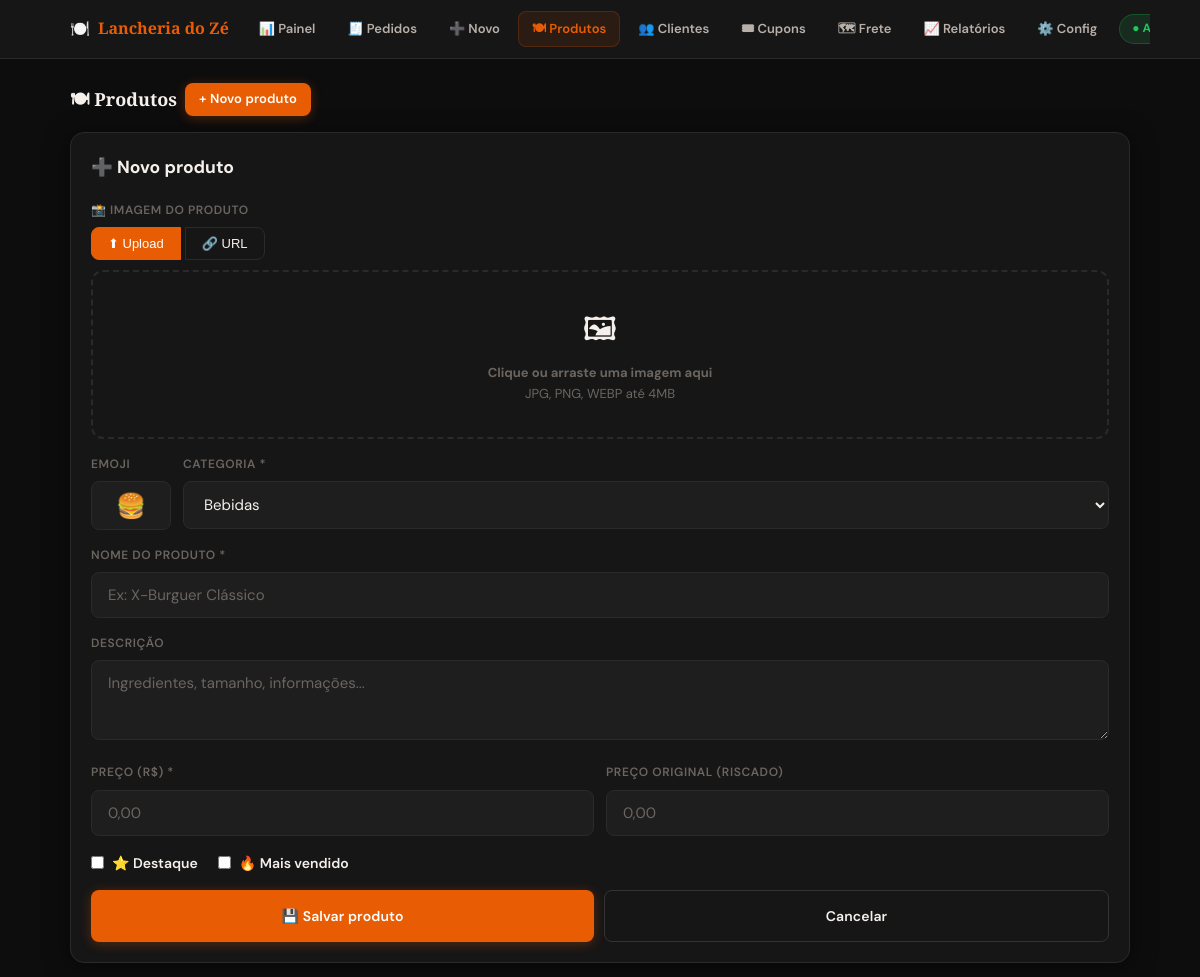
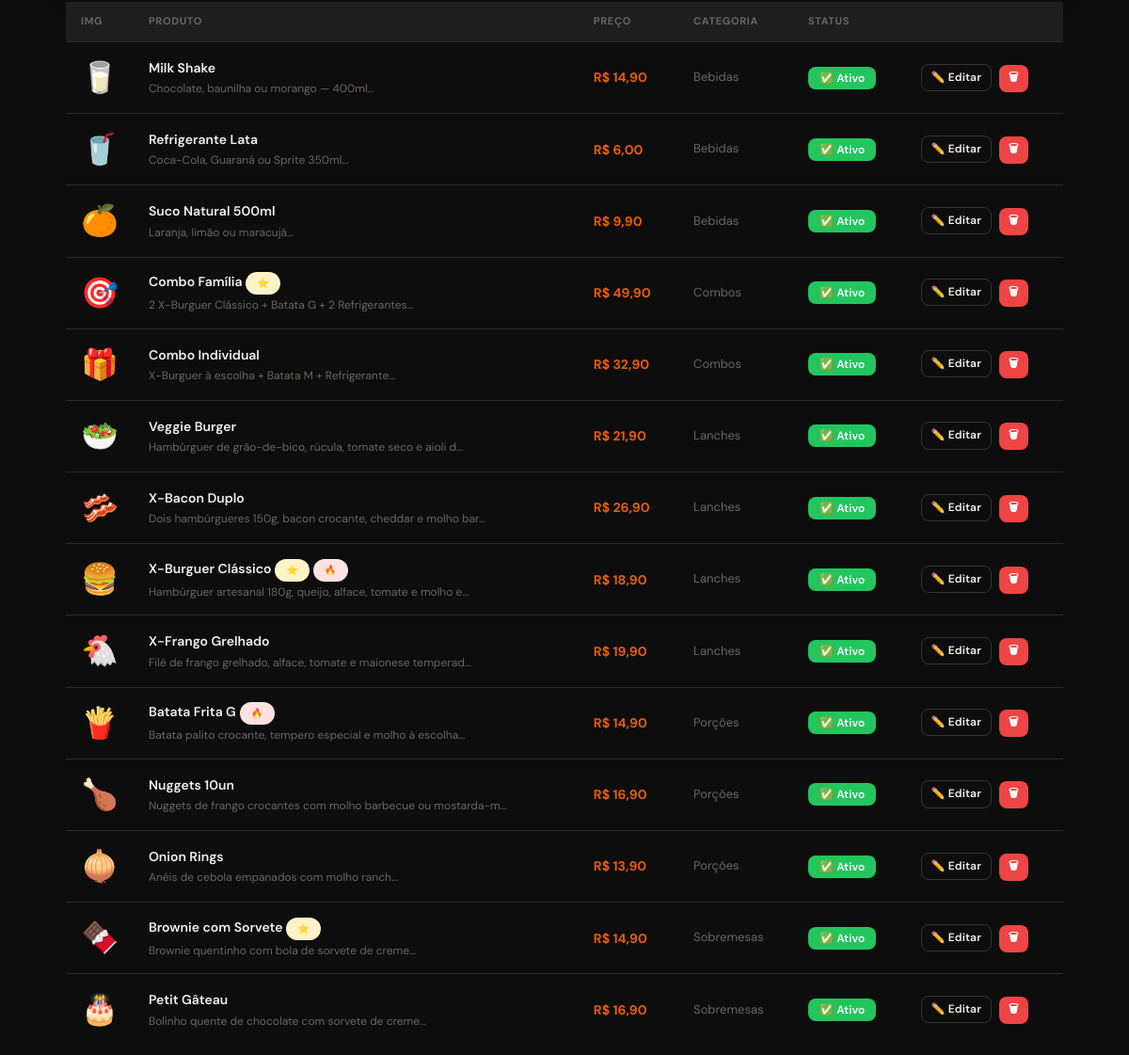
Screenshot of /admin/produtos.php?edit=0 (signed in) with the database file from the repository (2 pictures, top to bottom).
### tables this page shows
CREATE TABLE IF NOT EXISTS config (
  id INT NOT NULL DEFAULT 1, nome_restaurante VARCHAR(255) NOT NULL DEFAULT 'Lancheria do Zé',
  descricao TEXT, whatsapp VARCHAR(20) NOT NULL DEFAULT '5551999999999',
  endereco VARCHAR(255), horario VARCHAR(255),
  taxa_entrega DECIMAL(10,2) NOT NULL DEFAULT 5.00, pedido_minimo DECIMAL(10,2) NOT NULL DEFAULT 20.00,
  tempo_entrega VARCHAR(100), logo_emoji VARCHAR(10) NOT NULL DEFAULT '🍔', aberto TINYINT NOT NULL DEFAULT 1,
  pix_chave VARCHAR(255), pix_tipo ENUM('cpf','cnpj','email','telefone','aleatoria') DEFAULT 'aleatoria', pix_nome VARCHAR(255),
  promo_ativa TINYINT NOT NULL DEFAULT 0, promo_titulo VARCHAR(255) DEFAULT '🔥 Promoção relâmpago!',
  promo_desconto INT NOT NULL DEFAULT 10, promo_fim DATETIME DEFAULT NULL,
  modo_pico TINYINT NOT NULL DEFAULT 0, pico_tempo VARCHAR(100) DEFAULT '60-80 min',
  loja_slug VARCHAR(100) DEFAULT 'ze-burguer', PRIMARY KEY (id)
);

CREATE TABLE IF NOT EXISTS produtos (id INT AUTO_INCREMENT PRIMARY KEY, categoria_id INT NOT NULL, nome VARCHAR(255) NOT NULL, descricao TEXT, preco DECIMAL(10,2) NOT NULL, preco_antigo DECIMAL(10,2) DEFAULT NULL, emoji VARCHAR(10), destaque TINYINT NOT NULL DEFAULT 0, mais_vendido TINYINT NOT NULL DEFAULT 0, disponivel TINYINT NOT NULL DEFAULT 1, ordem INT NOT NULL DEFAULT 0, total_vendido INT NOT NULL DEFAULT 0, FOREIGN KEY (categoria_id) REFERENCES categorias(id));

CREATE TABLE IF NOT EXISTS categorias (id INT AUTO_INCREMENT PRIMARY KEY, nome VARCHAR(100) NOT NULL, emoji VARCHAR(10), ordem INT NOT NULL DEFAULT 0, ativo TINYINT NOT NULL DEFAULT 1);

### includes/funcoes.php (called while the page is built, shortened)
<?php
function h($s){ return htmlspecialchars((string)$s, ENT_QUOTES, 'UTF-8'); }
function formatar_dinheiro($v){ return 'R$ ' . number_format($v, 2, ',', '.'); }

### admin/produtos.php (the view, shortened to what this page needs)
<?php
require_once __DIR__ . '/../config/db.php';
require_once __DIR__ . '/../includes/funcoes.php';
$produtos = $pdo->query("SELECT p.*, c.nome AS cat_nome FROM produtos p LEFT JOIN categorias c ON c.id=p.categoria_id ORDER BY c.nome, p.nome")->fetchAll();
$categorias = $pdo->query("SELECT * FROM categorias ORDER BY nome")->fetchAll();
$editProd = null;
?>
<!DOCTYPE html>
<html lang="pt-BR" data-theme="dark">
<head>
<link rel="stylesheet" href="../assets/css/style.css">
</head>
<body>
<?php include __DIR__ . '/nav.php'; ?>
<div class="admin-wrap">
  <div class="section-title">🍽 Produtos <a href="produtos.php?edit=0" class="btn btn-primary" style="padding:6px 14px;font-size:13px">+ Novo produto</a></div>
  <?php if (isset($_GET['edit'])): ?>
  <div class="card mb-4">
    <h3 style="margin-bottom:20px"><?= $editProd ? '✏️ Editar produto' : '➕ Novo produto' ?></h3>
    <form method="POST" enctype="multipart/form-data">
      <div class="form-group">
        <label class="form-label">📸 Imagem do produto</label>
        <div style="margin-bottom:10px">
          <button type="button" class="img-tab-btn active" id="tabUpload" onclick="switchTab('upload')">⬆ Upload</button>
          <button type="button" class="img-tab-btn" id="tabUrl" onclick="switchTab('url')">🔗 URL</button>
        </div>
        <div id="areaUpload">
          <div class="img-upload-area" id="dropArea">
            <div class="icon">🖼</div>
            <p><strong>Clique ou arraste uma imagem aqui</strong><br>JPG, PNG, WEBP até 4MB</p>
          </div>
        </div>
      </div>
      <div style="display:grid;grid-template-columns:80px 1fr;gap:12px">
        <div class="form-group">
          <label class="form-label">Emoji</label>
          <input name="emoji" class="form-control" value="<?= h($editProd['emoji'] ?? '🍔') ?>" style="font-size:24px;text-align:center;padding:8px">
        </div>
        <div class="form-group">
          <label class="form-label">Categoria *</label>
          <select name="categoria_id" class="form-control">
            <?php foreach ($categorias as $c): ?>
              <option value="<?= $c['id'] ?>" <?= ($editProd && $editProd['categoria_id']==$c['id']) ? 'selected' : '' ?>><?= h($c['nome']) ?></option>
            <?php endforeach; ?>
          </select>
        </div>
      </div>
      <div class="form-group">
        <label class="form-label">Nome do produto *</label>
        <input name="nome" class="form-control" required value="<?= h($editProd['nome'] ?? '') ?>" placeholder="Ex: X-Burguer Clássico">
      </div>
      <div class="form-group">
        <label class="form-label">Descrição</label>
        <textarea name="descricao" class="form-control" rows="2" placeholder="Ingredientes, tamanho, informações..."><?= h($editProd['descricao'] ?? '') ?></textarea>
      </div>
      <div style="display:grid;grid-template-columns:1fr 1fr;gap:12px">
        <div class="form-group">
          <label class="form-label">Preço (R$) *</label>
          <input type="number" step="0.01" name="preco" class="form-control" required value="<?= $editProd['preco'] ?? '' ?>" placeholder="0,00">
        </div>
        <div class="form-group">
          <label class="form-label">Preço original (riscado)</label>
          <input type="number" step="0.01" name="preco_original" class="form-control" value="<?= $editProd['preco_original'] ?? '' ?>" placeholder="0,00">
        </div>
      </div>
      <div style="display:flex;gap:20px;margin-bottom:16px;flex-wrap:wrap">
        <label style="display:flex;align-items:center;gap:8px;cursor:pointer;font-size:14px;font-weight:600">
          <input type="checkbox" name="destaque" value="1" <?= ($editProd['destaque'] ?? 0) ? 'checked' : '' ?>> ⭐ Destaque
        </label>
        <label style="display:flex;align-items:center;gap:8px;cursor:pointer;font-size:14px;font-weight:600">
          <input type="checkbox" name="mais_vendido" value="1" <?= ($editProd['mais_vendido'] ?? 0) ? 'checked' : '' ?>> 🔥 Mais vendido
        </label>
      </div>
      <div style="display:flex;gap:10px">
        <button type="submit" class="btn btn-primary" style="flex:1;padding:14px">💾 Salvar produto</button>
        <a href="produtos.php" class="btn btn-outline" style="flex:1;padding:14px;text-align:center">Cancelar</a>
      </div>
    </form>
  </div>
  <?php endif; ?>
  <div class="pedidos-wrap">
    <table class="pedidos-table">
      <thead><tr><th style="width:60px">Img</th><th>Produto</th><th>Preço</th><th>Categoria</th><th>Status</th><th></th></tr></thead>
      <tbody>
        <?php foreach ($produtos as $p): ?>
        <tr>
          <td>
            <?php if (!empty($p['imagem'])): ?>
              <img src="../<?= h($p['imagem']) ?>" alt="" style="width:48px;height:48px;object-fit:cover;border-radius:10px;border:1px solid var(--border)">
            <?php else: ?>
              <span style="font-size:32px;display:block;text-align:center"><?= $p['emoji'] ?? '🍽' ?></span>
            <?php endif; ?>
          </td>
          <td>
            <strong><?= h($p['nome']) ?></strong>
            <?php if ($p['destaque']): ?> <span class="badge" style="background:#fef3c7;color:#92400e;font-size:10px">⭐</span><?php endif; ?>
            <?php if ($p['mais_vendido']): ?> <span class="badge" style="background:#fee2e2;color:#991b1b;font-size:10px">🔥</span><?php endif; ?>
            <?php if ($p['descricao']): ?><div style="font-size:12px;color:var(--muted);margin-top:2px"><?= h(substr($p['descricao'],0,60)) ?>...</div><?php endif; ?>
          </td>
          <td class="text-primary fw-bold">
            <?= formatar_dinheiro((float)$p['preco']) ?>
          </td>
          <td style="font-size:13px;color:var(--muted)"><?= h($p['cat_nome'] ?? '—') ?></td>
          <td>
            <form method="POST" style="display:inline">
              <button type="submit" class="btn <?= $p['disponivel'] ? 'btn-success' : 'btn-danger' ?>" style="padding:4px 12px;font-size:12px">
                <?= $p['disponivel'] ? '✅ Ativo' : '❌ Pausado' ?>
              </button>
            </form>
          </td>
          <td style="white-space:nowrap">
            <a href="produtos.php?edit=<?= $p['id'] ?>" class="btn btn-outline" style="padding:4px 10px;font-size:12px">✏️ Editar</a>
            <form method="POST" style="display:inline;margin-left:4px" onsubmit="return confirm('Remover produto?')">
              <button type="submit" class="btn btn-danger" style="padding:4px 10px;font-size:12px">🗑</button>
            </form>
          </td>
        </tr>
        <?php endforeach; ?>
      </tbody>
    </table>
  </div>
</div>
</body></html>

### admin/nav.php (shortened to what this page needs)
<?php
$paginaAtual = basename($_SERVER['PHP_SELF']);
$config = isset($pdo) ? $pdo->query("SELECT nome_restaurante, aberto FROM config WHERE id=1")->fetch() : ['nome_restaurante'=>'Cardápio','aberto'=>1];
function navLink($href,$label,$pagina){
    $ativo = basename($href)===$pagina ? ' active' : '';
    return "<a href=\"$href\" class=\"nav-link$ativo\">$label</a>";
}
?>
<nav class="admin-nav">
  <div class="admin-nav-inner">
    <a href="dashboard.php" class="admin-nav-brand">
      🍽️ <span><?= htmlspecialchars($config['nome_restaurante'] ?: 'Cardápio') ?></span>
    </a>
    <?= navLink('dashboard.php','📊 Painel',$paginaAtual) ?>
    <?= navLink('pedidos.php','🧾 Pedidos',$paginaAtual) ?>
    <?= navLink('novo_pedido.php','➕ Novo',$paginaAtual) ?>
    <?= navLink('produtos.php','🍽 Produtos',$paginaAtual) ?>
    <?= navLink('clientes.php','👥 Clientes',$paginaAtual) ?>
    <?= navLink('cupons.php','🎟 Cupons',$paginaAtual) ?>
    <?= navLink('zonas_entrega.php','🗺 Frete',$paginaAtual) ?>
    <?= navLink('relatorios.php','📈 Relatórios',$paginaAtual) ?>
    <?= navLink('configuracoes.php','⚙️ Config',$paginaAtual) ?>
    <span class="<?= $config['aberto'] ? 'badge-aberto' : 'badge-fechado' ?>" style="flex-shrink:0">
      <?= $config['aberto'] ? '● Aberto' : '● Fechado' ?>
    </span>
  </div>
</nav>

### admin/produtos.php (style rules this page uses)
.img-upload-area { border:2px dashed var(--border); border-radius:12px; padding:32px 20px; text-align:center; cursor:pointer; transition:border-color .2s; position:relative; }
.img-upload-area .icon { font-size:32px; margin-bottom:8px; }
.img-upload-area p { font-size:13px; color:var(--muted); }
.img-tab-btn { padding:8px 16px; border:1px solid var(--border); background:none; cursor:pointer; font-size:13px; color:var(--text); }
.img-tab-btn.active { background:var(--primary); color:#fff; border-color:var(--primary); }
.img-tab-btn:first-child { border-radius:8px 0 0 8px; }
.img-tab-btn:last-child { border-radius:0 8px 8px 0; }

### rows the page displays
config: nome_restaurante "Lancheria do Zé"
produtos: emoji "🥛", nome "Milk Shake", descricao "Chocolate, baunilha ou morango — 400ml", preco "R$ 14,90", categoria.nome "Bebidas", disponivel "✅ Ativo"
produtos: emoji "🥤", nome "Refrigerante Lata", descricao "Coca-Cola, Guaraná ou Sprite 350ml", preco "R$ 6,00", categoria.nome "Bebidas", disponivel "✅ Ativo"
produtos: emoji "🍊", nome "Suco Natural 500ml", descricao "Laranja, limão ou maracujá", preco "R$ 9,90", categoria.nome "Bebidas", disponivel "✅ Ativo"
produtos: emoji "🎯", nome "Combo Família", descricao "2 X-Burguer Clássico + Batata G + 2 Refrigerantes", preco "R$ 49,90", categoria.nome "Combos", disponivel "✅ Ativo"
produtos: emoji "🎁", nome "Combo Individual", descricao "X-Burguer à escolha + Batata M + Refrigerante", preco "R$ 32,90", categoria.nome "Combos", disponivel "✅ Ativo"
produtos: emoji "🥗", nome "Veggie Burger", descricao "Hambúrguer de grão-de-bico, rúcula, tomate seco e aioli d", preco "R$ 21,90", categoria.nome "Lanches", disponivel "✅ Ativo"
produtos: emoji "🥓", nome "X-Bacon Duplo", descricao "Dois hambúrgueres 150g, bacon crocante, cheddar e molho bar", preco "R$ 26,90", categoria.nome "Lanches", disponivel "✅ Ativo"
produtos: emoji "🍔", nome "X-Burguer Clássico", descricao "Hambúrguer artesanal 180g, queijo, alface, tomate e molho e", preco "R$ 18,90", categoria.nome "Lanches", disponivel "✅ Ativo"
produtos: emoji "🐔", nome "X-Frango Grelhado", descricao "Filé de frango grelhado, alface, tomate e maionese temperad", preco "R$ 19,90", categoria.nome "Lanches", disponivel "✅ Ativo"
produtos: emoji "🍟", nome "Batata Frita G", descricao "Batata palito crocante, tempero especial e molho à escolha", preco "R$ 14,90", categoria.nome "Porções", disponivel "✅ Ativo"
produtos: emoji "🍗", nome "Nuggets 10un", descricao "Nuggets de frango crocantes com molho barbecue ou mostarda-m", preco "R$ 16,90", categoria.nome "Porções", disponivel "✅ Ativo"
produtos: emoji "🧅", nome "Onion Rings", descricao "Anéis de cebola empanados com molho ranch", preco "R$ 13,90", categoria.nome "Porções", disponivel "✅ Ativo"
produtos: emoji "🍫", nome "Brownie com Sorvete", descricao "Brownie quentinho com bola de sorvete de creme", preco "R$ 14,90", categoria.nome "Sobremesas", disponivel "✅ Ativo"
produtos: emoji "🎂", nome "Petit Gâteau", descricao "Bolinho quente de chocolate com sorvete de creme", preco "R$ 16,90", categoria.nome "Sobremesas", disponivel "✅ Ativo"

### other values shown
$label "📊 Painel 🧾 Pedidos ➕ Novo 🍽 Produtos 👥 Clientes 🎟 Cupons 🗺 Frete 📈 Relatórios ⚙️ Config"
form field categoria_id "Bebidas"
